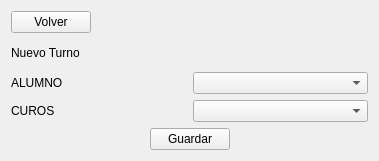
<?xml version="1.0" encoding="UTF-8"?>
<ui version="4.0">
 <class>Form</class>
 <widget class="QWidget" name="Form">
  <property name="geometry">
   <rect>
    <x>0</x>
    <y>0</y>
    <width>379</width>
    <height>161</height>
   </rect>
  </property>
  <property name="windowTitle">
   <string>Form</string>
  </property>
  <layout class="QGridLayout" name="gridLayout">
   <item row="2" column="1">
    <layout class="QGridLayout" name="gridLayout_2">
     <item row="1" column="0">
      <widget class="QLabel" name="label_2">
       <property name="text">
        <string>ALUMNO</string>
       </property>
      </widget>
     </item>
     <item row="1" column="1">
      <widget class="QComboBox" name="comboBox"/>
     </item>
     <item row="2" column="1">
      <widget class="QComboBox" name="comboBox_2"/>
     </item>
     <item row="2" column="0">
      <widget class="QLabel" name="label_3">
       <property name="text">
        <string>CUROS</string>
       </property>
      </widget>
     </item>
     <item row="0" column="0">
      <layout class="QVBoxLayout" name="verticalLayout">
       <item>
        <layout class="QHBoxLayout" name="horizontalLayout">
         <item>
          <widget class="QPushButton" name="pushButton_2">
           <property name="text">
            <string>Volver</string>
           </property>
          </widget>
         </item>
         <item>
          <spacer name="horizontalSpacer_4">
           <property name="orientation">
            <enum>Qt::Horizontal</enum>
           </property>
           <property name="sizeHint" stdset="0">
            <size>
             <width>40</width>
             <height>20</height>
            </size>
           </property>
          </spacer>
         </item>
         <item>
          <spacer name="horizontalSpacer_3">
           <property name="orientation">
            <enum>Qt::Horizontal</enum>
           </property>
           <property name="sizeHint" stdset="0">
            <size>
             <width>40</width>
             <height>20</height>
            </size>
           </property>
          </spacer>
         </item>
        </layout>
       </item>
       <item>
        <widget class="QLabel" name="label">
         <property name="text">
          <string>Nuevo Turno</string>
         </property>
        </widget>
       </item>
      </layout>
     </item>
     <item row="0" column="1">
      <spacer name="horizontalSpacer_5">
       <property name="orientation">
        <enum>Qt::Horizontal</enum>
       </property>
       <property name="sizeHint" stdset="0">
        <size>
         <width>40</width>
         <height>20</height>
        </size>
       </property>
      </spacer>
     </item>
    </layout>
   </item>
   <item row="3" column="1">
    <layout class="QGridLayout" name="gridLayout_3">
     <item row="0" column="0">
      <spacer name="horizontalSpacer_2">
       <property name="orientation">
        <enum>Qt::Horizontal</enum>
       </property>
       <property name="sizeHint" stdset="0">
        <size>
         <width>40</width>
         <height>20</height>
        </size>
       </property>
      </spacer>
     </item>
     <item row="0" column="3">
      <spacer name="horizontalSpacer">
       <property name="orientation">
        <enum>Qt::Horizontal</enum>
       </property>
       <property name="sizeHint" stdset="0">
        <size>
         <width>40</width>
         <height>20</height>
        </size>
       </property>
      </spacer>
     </item>
     <item row="0" column="2">
      <widget class="QPushButton" name="pushButton">
       <property name="text">
        <string>Guardar</string>
       </property>
      </widget>
     </item>
    </layout>
   </item>
  </layout>
 </widget>
 <resources/>
 <connections/>
</ui>
